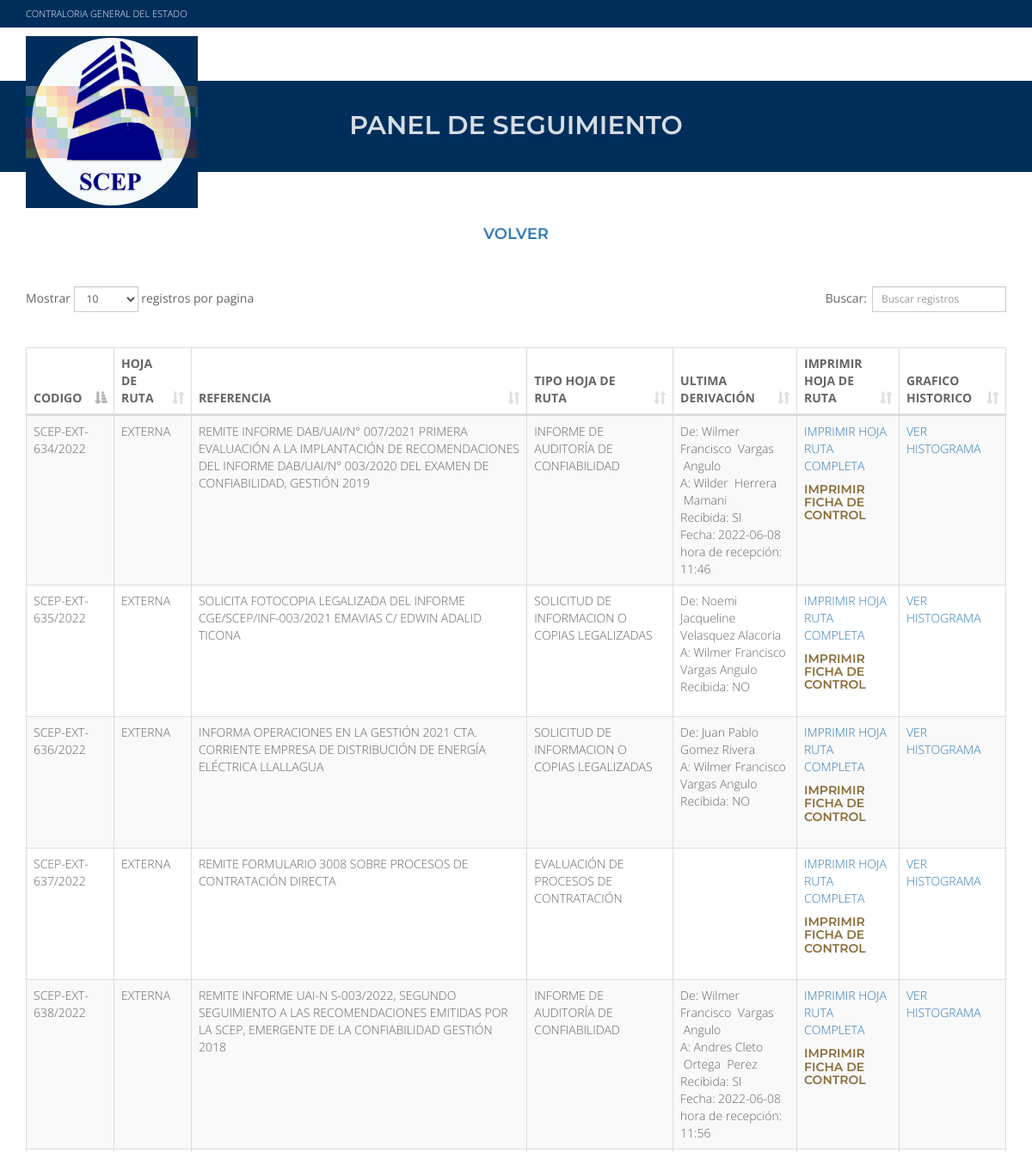
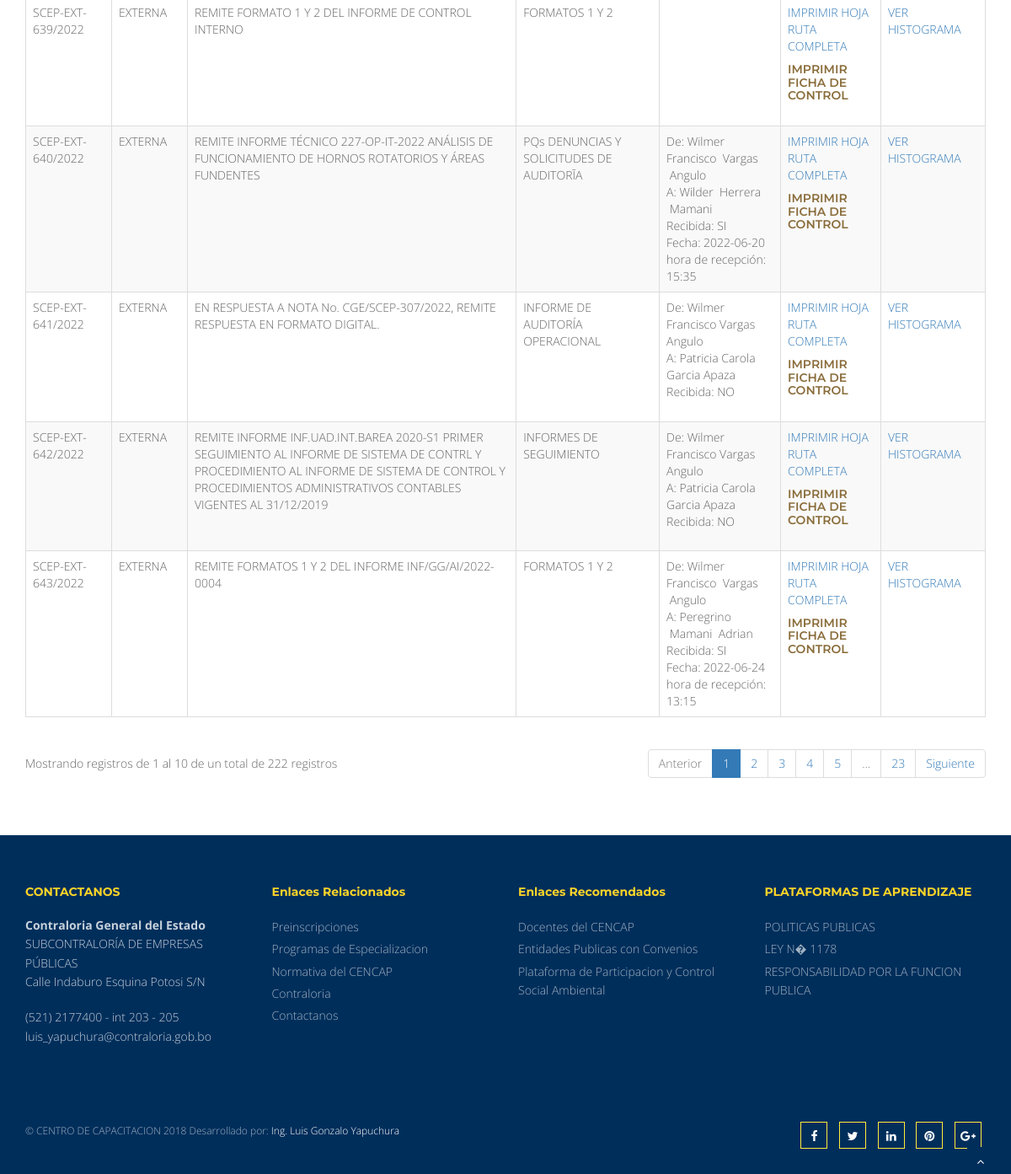
The page /public.php on the database its author committed (2 pictures, top to bottom).
### tables this page shows
CREATE TABLE `corres` (
  `idcorres` int(11) NOT NULL,
  `gestion` varchar(45) NOT NULL,
  `correlativo` int(11) NOT NULL,
  `origen` varchar(45) NOT NULL,
  `idusuario` int(11) NOT NULL,
  `referencia` text NOT NULL,
  `procedencia` text NOT NULL,
  `no_control` varchar(45) NOT NULL,
  `fecha_corres` date NOT NULL,
  `anexo` varchar(45) NOT NULL,
  `idestado` int(11) NOT NULL,
  `codigo` varchar(45) NOT NULL,
  `idtipo_hojaruta` int(11) NOT NULL,
  `iddocumento_adj` int(11) DEFAULT NULL,
  `fecha_recib` date DEFAULT NULL,
  `hora_recib` varchar(35) DEFAULT NULL,
  `idubicacion_archivo` int(11) DEFAULT NULL,
  `fecha_archivo` date DEFAULT NULL,
  `usr_archivo` int(11) DEFAULT NULL
);

CREATE TABLE `tipo_hojaruta` (
  `idtipo_hojaruta` int(11) NOT NULL,
  `idcontrol` int(11) NOT NULL,
  `tipo_hojaruta` text NOT NULL
);

CREATE TABLE `deriva_corres` (
  `idderiva_corres` int(11) NOT NULL,
  `idcorres` int(11) NOT NULL,
  `idusuarioo` int(11) NOT NULL,
  `idusuariod` int(11) NOT NULL,
  `idinstruccion` int(11) DEFAULT NULL,
  `comentario` text,
  `fecha_deriva` date DEFAULT NULL,
  `fecha_recibe` date DEFAULT NULL,
  `derivada` varchar(45) DEFAULT NULL,
  `recibida` varchar(45) DEFAULT NULL,
  `hora_recibe` varchar(35) DEFAULT NULL
);

### public.php (the view, shortened to what this page needs)
<?php include("inc.config.php");?>
<?php
$gestion       =  date("Y");
?>
<!DOCTYPE html>
<html lang="es">
<head>
<link href="css/bootstrap.min.css" rel="stylesheet" />
<link href="css/fancybox/jquery.fancybox.css" rel="stylesheet">
<link href="css/flexslider.css" rel="stylesheet" />
<link href="css/style.css" rel="stylesheet" />
<link rel="stylesheet" href="css/dataTables.bootstrap.min.css">
</head>
<body>
<div id="wrapper">
<div class="topbar">
  <div class="container">
    <div class="row">
      <div class="col-md-12">
         <p class="pull-left hidden-xs">CONTRALORIA GENERAL DEL ESTADO</p>
      </div>
    </div>
  </div>
</div>
	<header>
        <div class="navbar navbar-default navbar-static-top">
            <div class="container">
                <div class="navbar-header">
                  <a class="navbar-brand" href="intranet.php"><img src="img/logo.png" alt="logo"/></a>
                </div>
            </div>
        </div>
	</header>
<section id="inner-headline">
	<div class="container">
		<div class="row">
			<div class="col-lg-12">
				<h2 class="pageTitle">PANEL DE SEGUIMIENTO</h2>
			</div>
		</div>
	</div>
</section>
<div class="container contenido">
<div class="row" align="center">
<a href="index.php"><h4 class="text-primary">VOLVER</h4></a>
</div>
<div class="row">
			<div class="col-md-12">
				<table id="example" class="table table-striped table-bordered table-hover" cellspacing="1" width="100%">
			        <thead>
			        <tr>
      <th>CODIGO</th>
      <th>HOJA DE RUTA</th>
      <th>REFERENCIA</th>
	  <th>TIPO HOJA DE RUTA</th>
      <th>ULTIMA DERIVACIÓN</th>
      <th>IMPRIMIR HOJA DE RUTA</th>
      <th>GRAFICO HISTORICO</th>
			        </tr>
			        </thead>
			        <tbody>
<?php
$sql =" SELECT corres.idcorres, corres.gestion, corres.correlativo, corres.idusuario, corres.referencia, corres.procedencia, ";
$sql.=" corres.no_control, corres.fecha_corres, corres.anexo, corres.idestado, corres.codigo, corres.origen, tipo_hojaruta.tipo_hojaruta ";
$sql.=" FROM corres, tipo_hojaruta WHERE corres.idtipo_hojaruta=tipo_hojaruta.idtipo_hojaruta AND corres.gestion='$gestion' ORDER BY corres.idcorres ";
$result = mysqli_query($link,$sql);
if ($row = mysqli_fetch_array($result)){
mysqli_field_seek($result,0);
while ($field = mysqli_fetch_field($result)){
} do {
?>
      <tr>
      <td><?php echo $row[10]?></td>
      <td><?php echo $row[11]?></td>
      <td><?php echo $row[4]?></td>
	  <td><?php echo $row[12]?></td>
      <td>
	  <?php
$sql3 = " SELECT idderiva_corres, idcorres, idusuarioo, idusuariod, fecha_recibe, comentario, derivada, recibida,";
$sql3.= " hora_recibe FROM deriva_corres WHERE derivada='SI' AND recibida='NO' AND idcorres='$row[0]'";
$result3 = mysqli_query($link,$sql3);
if ($row3 = mysqli_fetch_array($result3)){
mysqli_field_seek($result3,0);
while ($field3 = mysqli_fetch_field($result3)){
} do {
?>
<?php
$origen = $row3[2];
$destino = $row3[3];
$sql4 = " SELECT nombres.nombres, nombres.paterno, nombres.materno, cargo.cargo ";
$sql4.= "  FROM usuarios, nombres, cargo WHERE usuarios.idnombre=nombres.idnombre ";
$sql4.= " AND usuarios.idcargo=cargo.idcargo ";
$sql4.= " AND usuarios.idusuario='$origen' ";
$result4 = mysqli_query($link,$sql4);
$row4 = mysqli_fetch_array($result4);
$sql5 = " SELECT nombres.nombres, nombres.paterno, nombres.materno, cargo.cargo ";
$sql5.= "  FROM usuarios, nombres, cargo WHERE usuarios.idnombre=nombres.idnombre ";
$sql5.= " AND usuarios.idcargo=cargo.idcargo ";
$sql5.= " AND usuarios.idusuario='$destino' ";
$result5 = mysqli_query($link,$sql5);
$row5 = mysqli_fetch_array($result5);
?>
De: <?php echo $row4[0]; ?> <?php echo $row4[1]; ?> <?php echo $row4[2]; ?> </br>
A: <?php echo $row5[0]; ?> <?php echo $row5[1]; ?> <?php echo $row5[2]; ?></br>
Recibida: <?php echo $row3[7]; ?> </br>
<?php } while ($row3 = mysqli_fetch_array($result3));
} else {
}
?>
<?php
$sql3 = " SELECT idderiva_corres, idcorres, idusuarioo, idusuariod, fecha_recibe, comentario, derivada, recibida,";
$sql3.= " hora_recibe FROM deriva_corres WHERE derivada='NO' AND recibida='SI' AND idcorres='$row[0]'";
$result3 = mysqli_query($link,$sql3);
if ($row3 = mysqli_fetch_array($result3)){
mysqli_field_seek($result3,0);
while ($field3 = mysqli_fetch_field($result3)){
} do {
?>
<?php
$origen = $row3[2];
$destino = $row3[3];
$sql4 = " SELECT nombres.nombres, nombres.paterno, nombres.materno, cargo.cargo ";
$sql4.= "  FROM usuarios, nombres, cargo WHERE usuarios.idnombre=nombres.idnombre ";
$sql4.= " AND usuarios.idcargo=cargo.idcargo ";
$sql4.= " AND usuarios.idusuario='$origen' ";
$result4 = mysqli_query($link,$sql4);
$row4 = mysqli_fetch_array($result4);
$sql5 = " SELECT nombres.nombres, nombres.paterno, nombres.materno, cargo.cargo ";
$sql5.= "  FROM usuarios, nombres, cargo WHERE usuarios.idnombre=nombres.idnombre ";
$sql5.= " AND usuarios.idcargo=cargo.idcargo ";
$sql5.= " AND usuarios.idusuario='$destino' ";
$result5 = mysqli_query($link,$sql5);
$row5 = mysqli_fetch_array($result5);
?>
De: <?php echo $row4[0]; ?> &nbsp;<?php echo $row4[1]; ?> &nbsp;<?php echo $row4[2]; ?></br>
A: <?php echo $row5[0]; ?> &nbsp;<?php echo $row5[1]; ?> &nbsp;<?php echo $row5[2]; ?></br>
Recibida: <?php echo $row3[7]; ?> </br>
Fecha: <?php echo $row3[4]; ?></br>
hora de recepción: <?php echo $row3[8]; ?>
<?php } while ($row3 = mysqli_fetch_array($result3));
} else {
}
?>
	</td>
      <td>
      <a href="public_hoja_ruta_ver.php?idcorres=<?php echo $row[0];?>" target="_blank" class="Estilo12" onClick="window.open(this.href, this.target, 'width=750,height=850,scrollbars=YES,top=50,left=200'); return false;">IMPRIMIR HOJA RUTA COMPLETA</a>
	  <a href="public_ficha_control.php?idcorres=<?php echo $row[0];?>" target="_blank" class="Estilo12" onClick="window.open(this.href, this.target, 'width=750,height=850,scrollbars=YES,top=50,left=200'); return false;"><h5 class="text-warning">IMPRIMIR FICHA DE CONTROL</h5></a>
	  </td>
      <td>
      <a href="examples/columnrange/public_historico.php?idcorres=<?php echo $row[0];?>" target="_blank" class="Estilo5" onClick="window.open(this.href, this.target, 'width=1000,height=600,scrollbars=YES'); return false;">VER HISTOGRAMA</a>
      </td>
      </tr>
 <?php }
  while ($row = mysqli_fetch_array($result));
} else {
}
?>
			        </tbody>
			    </table>
			</div>
		</div>
	</div>
	<footer>
	<div class="container">
		<div class="row">
			<div class="col-md-3 col-sm-3">
				<div class="widget">
					<h5 class="widgetheading">CONTACTANOS</h5>
					<address>
					<strong>Contraloria General del Estado</strong><br>
					SUBCONTRALORÍA DE EMPRESAS PÚBLICAS<br>
					Calle Indaburo Esquina Potosi S/N</address>
					<p>
						<i class="icon-phone"></i> (521) 2177400 - int 203 - 205 <br>
						<i class="icon-envelope-alt"></i> luis_yapuchura@contraloria.gob.bo
					</p>
				</div>
			</div>
			<div class="col-md-3 col-sm-3">
				<div class="widget">
					<h5 class="widgetheading">Enlaces Relacionados</h5>
					<ul class="link-list">
						<li><a href="https://cencapweb.contraloria.gob.bo/">Preinscripciones</a></li>
						<li><a href="#">Programas de Especializacion</a></li>
						<li><a href="#">Normativa del CENCAP</a></li>
						<li><a href="#">Contraloria</a></li>
						<li><a href="#">Contactanos</a></li>
					</ul>
				</div>
			</div>
			<div class="col-md-3 col-sm-3">
				<div class="widget">
					<h5 class="widgetheading">Enlaces Recomendados</h5>
					<ul class="link-list">
						<li><a href="#">Docentes del CENCAP</a></li>
						<li><a href="#">Entidades Publicas con Convenios</a></li>
						<li><a href="#">Plataforma de Participacion y Control Social Ambiental</a></li>
					</ul>
				</div>
			</div>
			<div class="col-md-3 col-sm-3">
					<div class="widget">
					<h5 class="widgetheading">PLATAFORMAS DE APRENDIZAJE</h5>
					<ul class="link-list">
						<li><a href="#">POLITICAS PUBLICAS</a></li>
						<li><a href="#">LEY N� 1178</a></li>
						<li><a href="#">RESPONSABILIDAD POR LA FUNCION PUBLICA</a></li>
					</ul>
				</div>
			</div>
		</div>
	</div>
	<div id="sub-footer">
		<div class="container">
			<div class="row">
				<div class="col-lg-6">
					<div class="copyright">
						<p>
							<span>&copy; CENTRO DE CAPACITACION 2018  Desarrollado por: </span><a href="gonzy.cgecencap.org" target="_blank">Ing. Luis Gonzalo Yapuchura</a>
						</p>
					</div>
				</div>
				<div class="col-lg-6">
					<ul class="social-network">
						<li><a href="#" data-placement="top" title="Facebook"><i class="fa fa-facebook"></i></a></li>
						<li><a href="#" data-placement="top" title="Twitter"><i class="fa fa-twitter"></i></a></li>
						<li><a href="#" data-placement="top" title="Linkedin"><i class="fa fa-linkedin"></i></a></li>
						<li><a href="#" data-placement="top" title="Pinterest"><i class="fa fa-pinterest"></i></a></li>
						<li><a href="#" data-placement="top" title="Google plus"><i class="fa fa-google-plus"></i></a></li>
					</ul>
				</div>
			</div>
		</div>
	</div>
	</footer>
</div>
<a href="#" class="scrollup"><i class="fa fa-angle-up active"></i></a>
</body>
</html>

### css/style.css (style rules this page uses)
body { font-family:'Open Sans', Arial, sans-serif; font-weight:300; line-height:1.6em; color:#656565; font-size: 1.4em; }
h1,h2 { font-weight: 600; line-height:1.1em; color: #002e5b; font-family: 'Montserrat', sans-serif; margin-bottom: 20px; text-transform: uppercase; }
h3, h4, h5, h6 { line-height:1.1em; color: #002e5b; margin-bottom: 20px; font-family: 'Montserrat', sans-serif; font-weight: 600; }
#wrapper { width:100%; margin:0; padding:0; }
.widget { color: rgba(255, 255, 255, 0.77); }
.row,.row-fluid { margin-bottom:30px; }
.topbar { background-color: #002e5b; padding: 5px 0; font-size: 11px !important; }
.topbar .container .row { margin: 0; padding:0; }
.topbar .container .row .col-md-12 { padding:0; }
.topbar p { margin:0; display:inline-block; font-size: 11px; color: #f1f6ff; }
.topbar p:last-child { text-align:right; }
header .navbar { margin-bottom: 0; }
.navbar-default { border: none; }
.navbar-brand { color: #222; text-transform: uppercase; font-size: 24px; font-weight: 700; line-height: 1em; letter-spacing: -1px; margin-top: 10px; padding: 0 0 0 15px; }
.navbar-default .navbar-brand { color: #1891EC; }
header .navbar { min-height: 70px;padding: 18px 0;background: #ffffff; }
header .navbar { min-height: 62px; padding: 0; }
.pageTitle { color: #fff; margin: 30px 0 3px; display: inline-block; }
#inner-headline { background: #002e5b;position: relative;margin: 0;padding: 0; }
#inner-headline h2.pageTitle { color: rgba(255, 255, 255, 0.84); padding: 5px 0; display:block; text-transform: capitalize; text-align: center; }
ul.link-list { margin:0; padding:0; list-style:none; }
ul.link-list li { margin:0; padding:2px 0 2px 0; list-style:none; }
footer { background: #002e5b; }
footer ul.link-list li a { color: rgba(255, 255, 255, 0.63); }
.widgetheading { width:100%; padding:0; font-weight: bold; }
footer .widgetheading { position: relative; }
footer { padding:50px 0 0 0; color:#f8f8f8; }
footer a { color:#fff; }
footer h1, footer h2, footer h3, footer h4, footer h5, footer h6 { color: #fdd428; }
footer address { line-height:1.6em; color: rgba(255, 255, 255, 0.78); }
ul.social-network { list-style:none; margin:0; }
ul.social-network li { display:inline; margin: 0 5px; border: 1px solid #FFEB3B; padding: 5px 0 0; width: 32px; display: inline-block; text-align: center; height: 32px; vertical-align: baseline; }
#sub-footer { text-shadow:none; color:#f5f5f5; padding:0; padding-top:30px; margin:20px 0 0 0; background: #002e5b; }
#sub-footer p { margin:0; padding:0; }
#sub-footer span { color: rgba(255, 255, 255, 0.63); }
.copyright { text-align:left; font-size:12px; }
#sub-footer ul.social-network { float:right; }
.scrollup { position:fixed; width:32px; height:32px; bottom:0px; right:20px; background: #002e5b; }
a.scrollup { outline:0; text-align: center; }
a.scrollup i { margin-top: 10px; color: #fff; }

### rows shown on the page
corres: codigo "SCEP-EXT-634/2022", origen "EXTERNA", referencia "REMITE INFORME DAB/UAI/N° 007/2021 PRIMERA EVALUACIÓN A LA IMPLANTACIÓN DE RECOMENDACIONES DEL INFORME DAB/UAI/N° 003/2020 DEL EXAMEN DE CONFIABILIDAD, GESTIÓN 2019", idtipo_hojaruta.tipo_hojaruta "INFORME DE AUDITORÍA DE CONFIABILIDAD", row4 "Wilmer Francisco", row4 "Vargas", row4 "Angulo", row5 "Wilder", row5 "Herrera", row5 "Mamani", deriva_corres.recibida "SI", deriva_corres.fecha_recibe "2022-06-08", deriva_corres.hora_recibe "11:46"
corres: codigo "SCEP-EXT-635/2022", origen "EXTERNA", referencia "SOLICITA FOTOCOPIA LEGALIZADA DEL INFORME CGE/SCEP/INF-003/2021 EMAVIAS C/ EDWIN ADALID TICONA", idtipo_hojaruta.tipo_hojaruta "SOLICITUD DE INFORMACION O COPIAS LEGALIZADAS", row4 "Noemi Jacqueline", row4 "Velasquez", row4 "Alacoria", row5 "Wilmer Francisco", row5 "Vargas", row5 "Angulo", deriva_corres.recibida "NO", $row[0] 10 (drawn)
corres: codigo "SCEP-EXT-636/2022", origen "EXTERNA", referencia "INFORMA OPERACIONES EN LA GESTIÓN 2021 CTA. CORRIENTE EMPRESA DE DISTRIBUCIÓN DE ENERGÍA ELÉCTRICA LLALLAGUA", idtipo_hojaruta.tipo_hojaruta "SOLICITUD DE INFORMACION O COPIAS LEGALIZADAS", row4 "Juan Pablo", row4 "Gomez", row4 "Rivera", row5 "Wilmer Francisco", row5 "Vargas", row5 "Angulo", deriva_corres.recibida "NO"
corres: codigo "SCEP-EXT-637/2022", origen "EXTERNA", referencia "REMITE FORMULARIO 3008 SOBRE PROCESOS DE CONTRATACIÓN DIRECTA", idtipo_hojaruta.tipo_hojaruta "EVALUACIÓN DE PROCESOS DE CONTRATACIÓN"
corres: codigo "SCEP-EXT-638/2022", origen "EXTERNA", referencia "REMITE INFORME UAI-N S-003/2022, SEGUNDO SEGUIMIENTO A LAS RECOMENDACIONES EMITIDAS POR LA SCEP, EMERGENTE DE LA CONFIABILIDAD GESTIÓN 2018", idtipo_hojaruta.tipo_hojaruta "INFORME DE AUDITORÍA DE CONFIABILIDAD", row4 "Wilmer Francisco", row4 "Vargas", row4 "Angulo", row5 "Andres Cleto", row5 "Ortega", row5 "Perez", deriva_corres.recibida "SI", deriva_corres.fecha_recibe "2022-06-08", deriva_corres.hora_recibe "11:56"
corres: codigo "SCEP-EXT-639/2022", origen "EXTERNA", referencia "REMITE FORMATO 1 Y 2 DEL INFORME DE CONTROL INTERNO", idtipo_hojaruta.tipo_hojaruta "FORMATOS 1 Y 2"
corres: codigo "SCEP-EXT-640/2022", origen "EXTERNA", referencia "REMITE INFORME TÉCNICO 227-OP-IT-2022 ANÁLISIS DE FUNCIONAMIENTO DE HORNOS ROTATORIOS Y ÁREAS FUNDENTES", idtipo_hojaruta.tipo_hojaruta "PQs DENUNCIAS Y SOLICITUDES DE AUDITORĪA", row4 "Wilmer Francisco", row4 "Vargas", row4 "Angulo", row5 "Wilder", row5 "Herrera", row5 "Mamani", deriva_corres.recibida "SI", deriva_corres.fecha_recibe "2022-06-20", deriva_corres.hora_recibe "15:35"
corres: codigo "SCEP-EXT-641/2022", origen "EXTERNA", referencia "EN RESPUESTA A NOTA No. CGE/SCEP-307/2022, REMITE RESPUESTA EN FORMATO DIGITAL.", idtipo_hojaruta.tipo_hojaruta "INFORME DE AUDITORÍA OPERACIONAL", row4 "Wilmer Francisco", row4 "Vargas", row4 "Angulo", row5 "Patricia Carola", row5 "Garcia", row5 "Apaza", deriva_corres.recibida "NO"
corres: codigo "SCEP-EXT-642/2022", origen "EXTERNA", referencia "REMITE INFORME INF.UAD.INT.BAREA 2020-S1 PRIMER SEGUIMIENTO AL INFORME DE SISTEMA DE CONTRL Y PROCEDIMIENTO AL INFORME DE SISTEMA DE CONTROL Y PROCEDIMIENTOS ADMINISTRATIVOS CONTABLES VIGENTES AL 31/12/2019", idtipo_hojaruta.tipo_hojaruta "INFORMES DE SEGUIMIENTO", row4 "Wilmer Francisco", row4 "Vargas", row4 "Angulo", row5 "Patricia Carola", row5 "Garcia", row5 "Apaza", deriva_corres.recibida "NO"
corres: codigo "SCEP-EXT-643/2022", origen "EXTERNA", referencia "REMITE FORMATOS 1 Y 2 DEL INFORME INF/GG/AI/2022-0004", idtipo_hojaruta.tipo_hojaruta "FORMATOS 1 Y 2", row4 "Wilmer Francisco", row4 "Vargas", row4 "Angulo", row5 "Peregrino", row5 "Mamani", row5 "Adrian", deriva_corres.recibida "SI", deriva_corres.fecha_recibe "2022-06-24", deriva_corres.hora_recibe "13:15"
